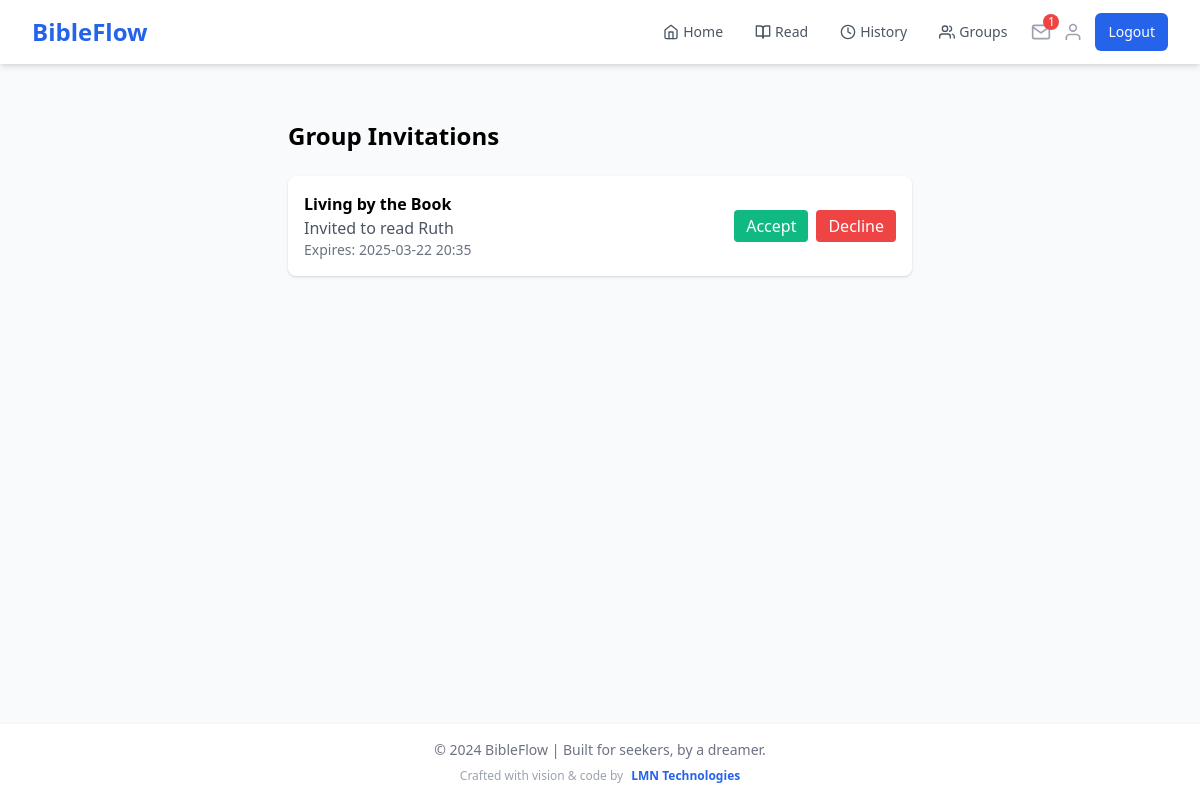
The app's page /invitations (signed in), older data.
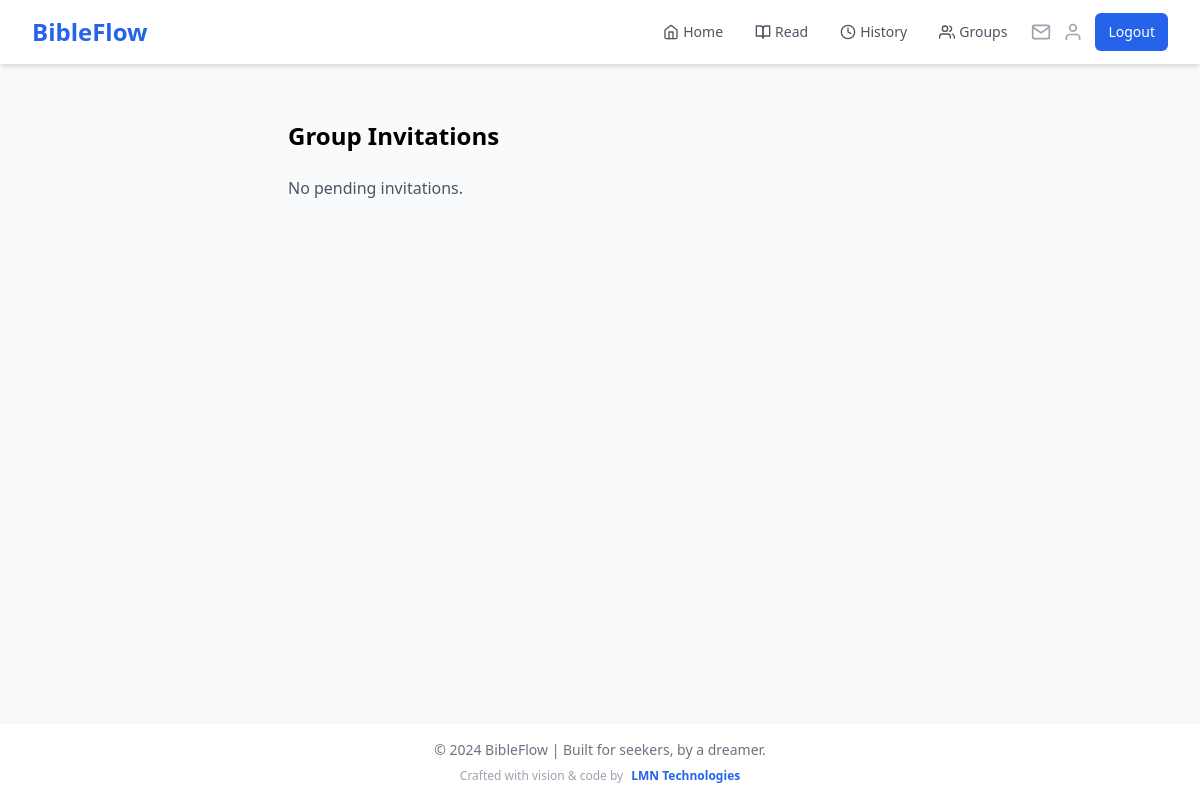
The same page, newer data.
### app.py (models this page shows)
class GroupInvitation(db.Model):
    id = db.Column(db.Integer, primary_key=True)
    group_id = db.Column(db.Integer, db.ForeignKey('reading_group.id'), nullable=False)
    email = db.Column(db.String(120), nullable=False)
    invite_code = db.Column(db.String(32), nullable=False)
    created_at = db.Column(db.DateTime, default=datetime.utcnow)
    expires_at = db.Column(db.DateTime)
    used = db.Column(db.Boolean, default=False)

class ReadingGroup(db.Model):
    id = db.Column(db.Integer, primary_key=True)
    name = db.Column(db.String(100), nullable=False)
    description = db.Column(db.Text)
    created_at = db.Column(db.DateTime, default=datetime.utcnow)
    book = db.Column(db.String(50), nullable=False)
    current_chapter = db.Column(db.Integer, default=1)
    target_completion_date = db.Column(db.DateTime)
    creator_id = db.Column(db.Integer, db.ForeignKey('user.id'), nullable=False)
    visibility = db.Column(db.String(20), default='public')
    access_code = db.Column(db.String(20))
    members = db.relationship('GroupMember', backref='reading_group', lazy='joined')
    readings = db.relationship('GroupReading', backref='reading_group', lazy='dynamic')
    invitations = db.relationship('GroupInvitation', backref='reading_group', lazy='dynamic')

### app.py (the view)
@app.route('/invitations')
@login_required
def view_invitations():
    invitations = GroupInvitation.query.filter(
        GroupInvitation.email == current_user.email,
        GroupInvitation.used == False,
        GroupInvitation.expires_at > datetime.utcnow()
    ).all()
    return render_template('invitations.html', invitations=invitations)

### app.py (called while the page is built)
@login_manager.user_loader
def load_user(user_id):
    if 'user_id' in session:
        return User.query.get(int(session['user_id']))
    return None

@app.context_processor
def inject_user_name():
    if current_user.is_authenticated:
        return dict(user_name=current_user.name)
    return dict(user_name='Guest')

@app.context_processor
def inject_invitation_count():
    if current_user.is_authenticated:
        invitation_count = GroupInvitation.query.filter(
            GroupInvitation.email == current_user.email,
            GroupInvitation.used == False,
            GroupInvitation.expires_at > datetime.utcnow()
        ).count()
        return dict(invitation_count=invitation_count)
    return dict(invitation_count=0)

### templates/invitations.html
{% extends "base.html" %}
{% block content %}
<div class="max-w-2xl mx-auto p-6">
    <h1 class="text-2xl font-bold mb-6">Group Invitations</h1>
    {% if invitations %}
        <div class="space-y-4">
            {% for invitation in invitations %}
                <div class="bg-white shadow rounded-lg p-4 flex justify-between items-center">
                    <div>
                        <h3 class="font-semibold">{{ invitation.reading_group.name }}</h3>
                        <p class="text-gray-600">
                            Invited to read {{ invitation.reading_group.book }}
                        </p>
                        <p class="text-sm text-gray-500">
                            Expires: {{ invitation.expires_at.strftime('%Y-%m-%d %H:%M') }}
                        </p>
                    </div>
                    <div class="flex space-x-2">
                        <form action="{{ url_for('accept_invitation', invitation_id=invitation.id) }}" method="POST">
                            <button type="submit" class="bg-green-500 text-white px-3 py-1 rounded hover:bg-green-600">
                                Accept
                            </button>
                        </form>
                        <form action="{{ url_for('decline_invitation', invitation_id=invitation.id) }}" method="POST">
                            <button type="submit" class="bg-red-500 text-white px-3 py-1 rounded hover:bg-red-600">
                                Decline
                            </button>
                        </form>
                    </div>
                </div>
            {% endfor %}
        </div>
    {% else %}
        <p class="text-gray-600">No pending invitations.</p>
    {% endif %}
</div>
{% endblock %}

Row changes from the older to the newer data that the page shows:
removed GroupInvitation: reading_group.name "Living by the Book", reading_group.book "Ruth", expires_at "2025-03-22 20:35"
Text that changed along with them:
{{ invitation_count }}: "1" → (not shown)
text now shown: "No pending invitations."
